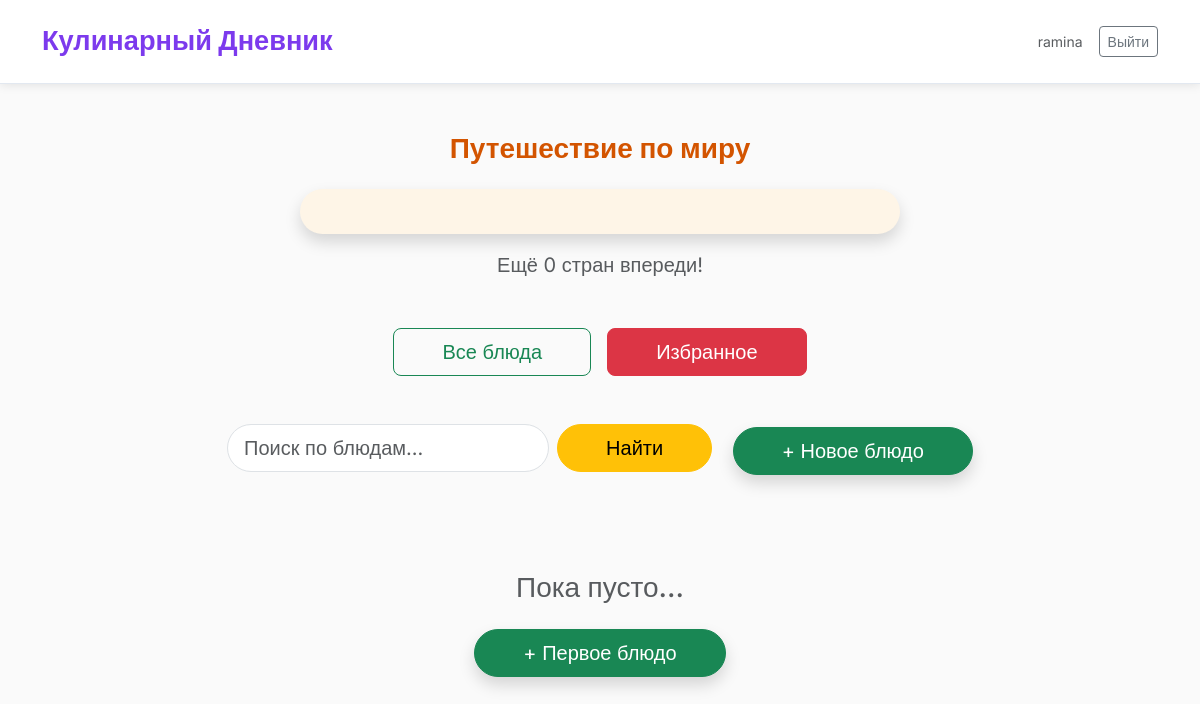
Page /?favorite=1 (signed in) on the earlier database version.
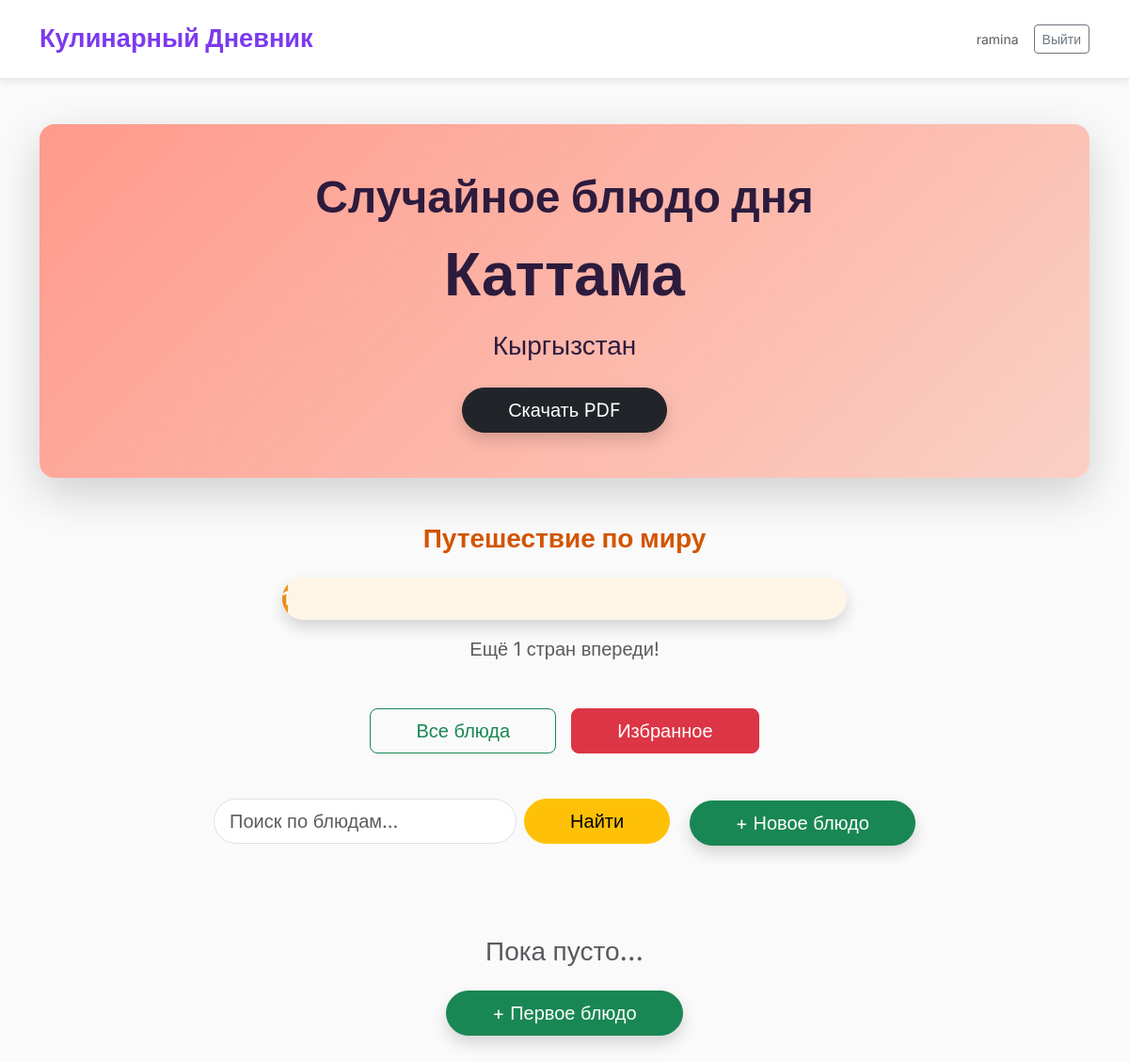
Same page on the later database version.
### diary/models.py (models this page shows, shortened)
class Entry(models.Model):
    user = models.ForeignKey(User, on_delete=models.CASCADE)
    dish = models.CharField(max_length=200, verbose_name="Название блюда")
    country = models.CharField(max_length=2, choices=COUNTRIES, verbose_name="Страна")
    rating = models.IntegerField(choices=RATING_CHOICES, verbose_name="Рейтинг")
    description = models.TextField(verbose_name="Впечатления")
    photo = models.ImageField(upload_to='dishes/', blank=True, null=True)
    created_at = models.DateTimeField(auto_now_add=True)
    is_favorite = models.BooleanField(default=False)
    tags = models.CharField(max_length=300, blank=True, verbose_name="Теги (через запятую)")
    def tag_list(self):
        return [tag.strip() for tag in self.tags.split(',') if tag.strip()]

### diary/views.py (the view)
# urls.py: path('', views.home, name='home'),
@login_required
def home(request):
    entries = Entry.objects.filter(user=request.user).order_by('-created_at')
    query = request.GET.get('q')
    tag_filter = request.GET.get('tag')
    country_filter = request.GET.get('country')
    favorite = request.GET.get('favorite')
    if query:
        entries = entries.filter(
            Q(dish__icontains=query) |
            Q(description__icontains=query) |
            Q(tags__icontains=query)
        )
    if tag_filter:
        entries = entries.filter(tags__icontains=tag_filter)
    if country_filter:
        entries = entries.filter(country=country_filter)
    if favorite:
        entries = entries.filter(is_favorite=True)
    total_countries = Entry.objects.filter(user=request.user).values('country').distinct().count()
    total_entries = Entry.objects.filter(user=request.user).count()
    avg_rating = Entry.objects.filter(user=request.user).aggregate(Avg('rating'))['rating__avg'] or 0
    all_tags = []
    for e in Entry.objects.filter(user=request.user):
        all_tags.extend(e.tag_list())
    top_tags = dict(Counter(all_tags).most_common(8))
    random_entry = None
    if total_entries > 0:
        random_entry = choice(list(Entry.objects.filter(user=request.user)))
    countries = Entry.objects.filter(user=request.user).values('country').annotate(count=Count('country')).order_by('-count')
    context = {
        'entries': entries,
        'total_countries': total_countries,
        'total_entries': total_entries,
        'avg_rating': round(avg_rating, 1),
        'countries': countries,
        'top_tags': top_tags,
        'random_entry': random_entry,
        'query': query or '',
        'current_tag': tag_filter,
        'current_country': country_filter,
        'favorite': bool(favorite),
    }
    return render(request, 'home.html', context)

### templates/home.html (shortened to what the changed rows need)
{% extends "base.html" %}
{% load static %}
{% block content %}
{% if random_entry %}
<div class="text-center py-5 mb-5 rounded-4 position-relative overflow-hidden shadow-lg"
     style="background: linear-gradient(135deg, #ff9a8b, #fad0c4); color: #2d1b3d;">
    <div class="position-relative z-10">
        <h2 class="display-5 fw-bold mb-3">Случайное блюдо дня</h2>
        <h1 class="display-3 fw-bold mb-3">{{ random_entry.dish }}</h1>
        <p class="fs-3 mb-4">{{ random_entry.get_country_display }}</p>
        <a href="{% url 'export_pdf' random_entry.pk %}" class="btn btn-dark btn-lg rounded-pill px-5 shadow">
            Скачать PDF
        </a>
    </div>
</div>
{% endif %}
<div class="text-center mb-5">
    <h3 class="mb-4 fw-bold" style="color: #d35400;">Путешествие по миру</h3>
    <div class="progress mx-auto rounded-pill shadow" style="height: 45px; width: 80%; max-width: 600px; background: #fef5e7;">
        <div class="progress-bar rounded-pill text-white fw-bold fs-5" role="progressbar"
             style="width: {% widthratio total_countries 195 100 %}%; background: linear-gradient(90deg, #e67e22, #f39c12);">
        </div>
    </div>
    <p class="mt-3 text-muted fs-5">Ещё {{ 195|add:total_countries|add:"-195" }} стран впереди!</p>
</div>
{% endblock %}

Differences in the rows shown:
added Entry: dish "Каттама", country "Кыргызстан"
Other differences:
{{ 195|add:total_countries|add:"-195" }}: "0" → "1"
text now shown: "Случайное блюдо дня Скачать PDF"
